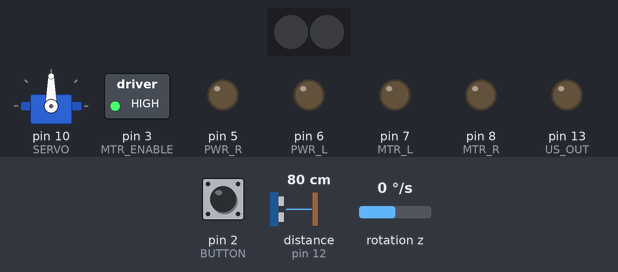
A sketch run on a simulated Arduino Uno, built with avr-gcc and run on an emulated ATmega328P. Shown: servo, 2 RGB LEDs in strip order, left to right, switched loads named in the sketch (green lamp = pin HIGH), output pins drawn as LEDs (lit = HIGH). Wiring (inferred from the names in the program): MPU-6050 motion sensor at I2C address 0x68. Dashed ring = blinking. The test bench sets the inputs (shaded band); at power-on: pin 2 (BUTTON) HIGH, distance to the obstacle (sensor on pin 12) 80 cm, rotation z 0 °/s. The echo pulse lasts 58.3 µs per cm; dim RGB values are drawn brighter than linear; random numbers use the default seed unless the sketch sets one; what the sketch prints to the serial monitor is not drawn.

Above: at 0.8 s.
0.9 s: pin 2 (BUTTON) pulled LOW for 0.15 s
At 3.7 s:
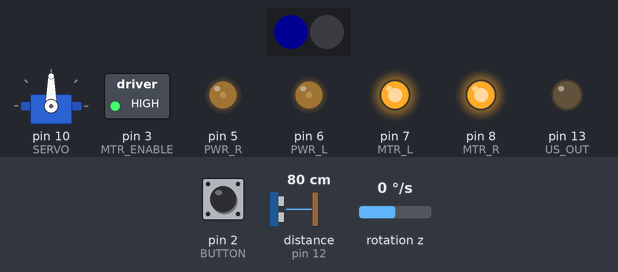
4.0 s: distance to the obstacle (sensor on pin 12) set to 200 cm
5.5 s: distance to the obstacle (sensor on pin 12) set to 207 cm
At 8.2 s:
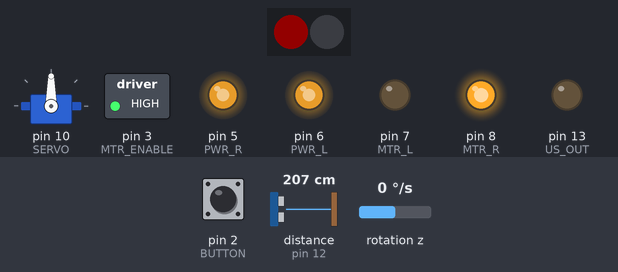
8.5 s: distance to the obstacle (sensor on pin 12) set to 35 cm
11.5 s: distance to the obstacle (sensor on pin 12) set to 17 cm
At 13.2 s:
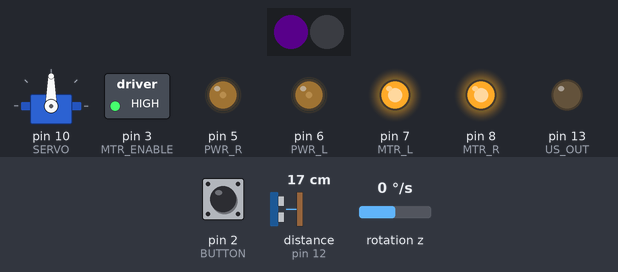
13.5 s: rotation z set to 7 °/s
At 13.87 s:
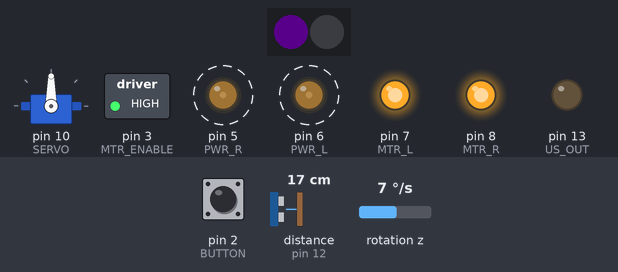
Timing chart, 0 to 17.5 s (numbered marks = the images above; inputs shaded):
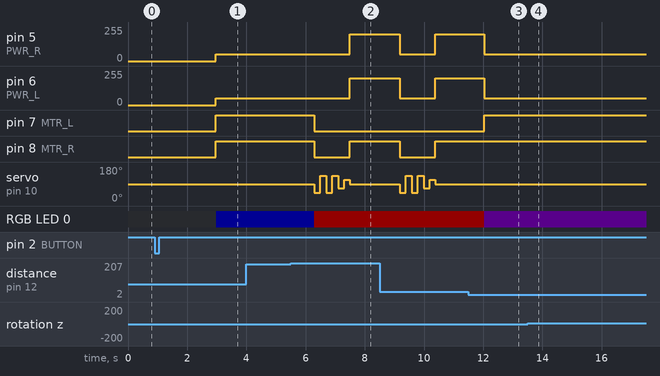

The sketch:

lab4.ino
```cpp
/*
 * CSCI 1063U - Elegoo Smart Car V4.0
 *
 * Starter Code for motor, pin, and sensor setup
 * Provided to students for use and understanding
 *
 */

#include <Wire.h>
#include <FastLED.h>
#include <Servo.h>

// ====== PIN CONSTANT VALUES ======

#define NUM_LEDS 2            // Number of LEDs on your board
#define PIN_RBGLED 4          // LED Pin
#define PWR_R 5               // Right Motor Power
#define PWR_L 6               // Left Motor Power
#define MTR_L 7               // Left Motor Control
#define MTR_R 8               // Right Motor Control
#define SERVO 10              // Servo Motor
#define MTR_ENABLE 3          // Motor Enable Pin
#define US_OUT 13             // Ultrasonic Sensor Input
#define US_IN 12              // Ultrasonic Sensor Output
#define LINE_L A2             // Left Line Tracker
#define LINE_C A1             // Center Line Tracker
#define LINE_R A0             // Right Line Tracker
#define BUTTON 2              // Push Button
#define GYRO 0x68             // Gyro Sensor Address

// --------------------------------------------
#define DISTANCE_LOOKBACK 5
#define MIN_DISTANCE 10
#define MAX_DISTANCE 20
#define BRIGHTNESS 100

#define GYRO_LOOKBACK 5
#define GYRO_EPISLION 2
// --------------------------------------------

// ====== PROGRAM CONSTANTS ======
#define SPEED_NORMAL 150
#define SPEED_TURN 100
#define LINE_THRESHOLD 900

// ====== PROGRAM VARIABLES ======
int16_t gyroZ;                // Raw gyro Z-axis reading
float gyroZOffset = 0;        // Calibration offset
float currentAngle = 0;       // Current angle in degrees
unsigned long lastTime = 0;   // Last read time
CRGB leds[NUM_LEDS];          // Current LED Color values
Servo scanServo;              // Servo


// --------------------------------------------
int state = 0;
long randNumber;

int distances[DISTANCE_LOOKBACK] = {MAX_DISTANCE};
uint8_t d_i = 0;

int angles[GYRO_LOOKBACK] = {0};
uint8_t g_i = 0;
// --------------------------------------------


// ====== LED FUNCTIONS ======
void ledOn(CRGB color) {
  leds[0] = color;
  FastLED.show();
}

void ledOff() {
  leds[0] = CRGB::Black;
  FastLED.show();
}

// ===== SERVO FUNCTIONS =====
void setServoAngle(int angle, int rest) {
  static int lastAngle = -1;
  angle = constrain(angle, 0, 180);

  rest = (rest < 0) ? 15 : rest;

  if (angle != lastAngle) {
    scanServo.write(angle);
    delay(rest);  // Allow servo to settle
    lastAngle = angle;
  }
}

void centerServo(int d) {
  setServoAngle(90, d);
}

// ====== GYRO FUNCTIONS ======
bool setupGyro() {
  Wire.begin();
  Wire.beginTransmission(GYRO);
  Wire.write(0x6B);  // PWR_MGMT_1 register
  Wire.write(0);     // Wake up MPU6050
  byte error = Wire.endTransmission();

  if (error != 0) {
    return false;
  }

  // Configure gyro sensitivity (±250 deg/s)
  Wire.beginTransmission(GYRO);
  Wire.write(0x1B);  // GYRO_CONFIG register
  Wire.write(0x00);  // ±250 deg/s
  Wire.endTransmission();

  lastTime = millis();
  return true;
}

// Calibrate gyro (robot must be stationary!)
void calibrateGyro() {
  delay(500);

  long sum = 0;
  int samples = 100;

  for (int i = 0; i < samples; i++) {
    Wire.beginTransmission(GYRO);
    Wire.write(0x47);  // GYRO_ZOUT_H register
    Wire.endTransmission(false);
    Wire.requestFrom(GYRO, 2, true);

    int16_t gz = Wire.read() << 8 | Wire.read();
    sum += gz;
    delay(10);
  }

  gyroZOffset = sum / samples;
  currentAngle = 0;
}

int16_t readGyroZ() {
  Wire.beginTransmission(GYRO);
  Wire.write(0x47);  // GYRO_ZOUT_H register
  Wire.endTransmission(false);
  Wire.requestFrom(GYRO, 2, true);

  int16_t gz = Wire.read() << 8 | Wire.read();
  return gz;
}

// MUST be called frequently (e.g., every loop iteration)
// Angle accuracy degrades if this is not called often
void updateGyroAngle() {
  unsigned long now = millis();
  float dt = (now - lastTime) / 1000.0;  // Time in seconds
  lastTime = now;

  // Read gyro
  gyroZ = readGyroZ();

  // Convert to degrees per second (sensitivity = 131 for ±250 deg/s)
  // INVERTED THE SIGN HERE to fix direction!
  float gyroRate = -((gyroZ - gyroZOffset) / 131.0);

  // Integrate to get angle
  currentAngle += gyroRate * dt;

  // Keep angle in range -180 to +180
  if (currentAngle > 180) currentAngle -= 360;
  if (currentAngle < -180) currentAngle += 360;
}

void resetAngle() {
  currentAngle = 0;
}

float getAngle() {
  return currentAngle;
}

// ===== ULTRASONIC SENSOR FUNCTIONS =====
int getDistance() {
  int validReading = 0;
  int attempts = 0;

  while (validReading == 0 && attempts < 3) {
    if (attempts > 0) delay(60);  // Only delay on retries

    digitalWrite(US_OUT, LOW);
    delayMicroseconds(2);
    digitalWrite(US_OUT, HIGH);
    delayMicroseconds(10);
    digitalWrite(US_OUT, LOW);

    long duration = pulseIn(US_IN, HIGH, 30000);
    int distance = duration * 0.034 / 2;

    if (duration > 0 && distance <= 200) {
      validReading = distance;
    }

    attempts++;
  }

  return validReading;
}

void setup() {
  // setup LED
  FastLED.addLeds<NEOPIXEL, PIN_RBGLED>(leds, NUM_LEDS);
  FastLED.setBrightness(50); // 0-255

  // Motor pins
  pinMode(PWR_R, OUTPUT);
  pinMode(PWR_L, OUTPUT);
  pinMode(MTR_L, OUTPUT);
  pinMode(MTR_R, OUTPUT);
  pinMode(MTR_ENABLE, OUTPUT);

  // Ultrasonic sensor pins
  pinMode(US_OUT, OUTPUT);
  pinMode(US_IN, INPUT);

  // Line tracking sensor pins
  pinMode(LINE_L, INPUT);
  pinMode(LINE_C, INPUT);
  pinMode(LINE_R, INPUT);

  // Button pin
  pinMode(BUTTON, INPUT_PULLUP);

  // Enable motor driver
  digitalWrite(MTR_ENABLE, HIGH);

  // Initialize serial communication
  Serial.begin(9600);

  // Initialize Servo motor
  scanServo.attach(SERVO);
  centerServo(-1);   // Center position

  // Wait for button press
  while (digitalRead(BUTTON) == HIGH) {
    Serial.println("Button not pressed");
  }

  delay(500);

  // Initialize Gyro - hard stop if failed
  if (!setupGyro()) {
    Serial.println("Failed setting up gyro...");
    ledOn(CRGB::Red);
    while (true);  // Hard stop
  }

  calibrateGyro();

  // ----------------------------------------------
  randomSeed(analogRead(0));
}

// -----------------------------------------------------------------------------------

void print(String system, String msg, int d)
{
  Serial.print("[" + system + "] " + msg + ": ");
  Serial.println(d);
}

void print_distances()
{
  Serial.print("[USS] Distances: ");
  for (int i = 0; i < DISTANCE_LOOKBACK; i++)
  {
    Serial.print(distances[i]);
    Serial.print(" ");
  }
  Serial.println();
}

void update_array(int* array, int length, uint8_t i, int value)
{
  array[i % length] = value;
}

int get_array_average(int* array, int length)
{
  int total = 0;

  for (int i = 0; i < length; i++)
  {
    total += array[i];
  }
  return total / length;
}

void reset_array(int* array, int length, int val)
{
  for (int i = 0; i < length; i++)
  {
    array[i] = val;
  }
}

CRGB get_colour(int d)
{
  if (d < MIN_DISTANCE) return CRGB(BRIGHTNESS, 0, 0);
  if (d > MAX_DISTANCE) return CRGB(0, 0, BRIGHTNESS);

  int r = -(d - MIN_DISTANCE) * BRIGHTNESS / (MAX_DISTANCE - MIN_DISTANCE) + BRIGHTNESS;
  int g = 0;
  int b = (d - MIN_DISTANCE) * BRIGHTNESS / (MAX_DISTANCE - MIN_DISTANCE);

  return CRGB( r, 0, b);
}

void move_motors(int lspeed, int rspeed)
{
  if (lspeed > 0) {
    digitalWrite(MTR_L, HIGH);
  }
  else {
    digitalWrite(MTR_L, LOW);
  }

  if (rspeed > 0) {
    digitalWrite(MTR_R, HIGH);
  }
  else {
    digitalWrite(MTR_R, LOW);
  }

  analogWrite(PWR_L, constrain(abs(lspeed), 0, 255));
  analogWrite(PWR_R, constrain(abs(rspeed), 0, 255));
}

void shake_head()
{
  setServoAngle(45, 200);
  setServoAngle(135, 200);

  setServoAngle(45, 200);
  setServoAngle(135, 200);

  setServoAngle(67.5, 200);
  setServoAngle(112, 200);

  centerServo(0);
}

void roaming()
{
  int avg_distance = 0;
  int avg_angle = 0;
  int dl = 0;
  int dr = 0;

  while (true)
  {
    updateGyroAngle();

    update_array(distances, DISTANCE_LOOKBACK, d_i++, getDistance());
    update_array(angles, GYRO_LOOKBACK, g_i++, getAngle());

    avg_distance = get_array_average(distances, DISTANCE_LOOKBACK);
    avg_angle = get_array_average(angles, GYRO_LOOKBACK);

    ledOn(get_colour(avg_distance));

    // If the angle get's off we reset so there isn't runaway addition
    if (abs(avg_angle) >= GYRO_EPISLION)
    {
      reset_array(angles, GYRO_LOOKBACK, 0);
      resetAngle();
    }

    // This is a bad way to adjust speed but for now it works
    move_motors(50 - avg_angle, 50 + avg_angle);

    if (avg_distance < MIN_DISTANCE) {
      move_motors(-50, -50);

      shake_head();

      move_motors(-200, 200);
      delay(random(500, 2500));
    }
  }
}

// STATES
// -1 TESTING PURPOSES (I'm sick and tired of the motor noises)
// 0 ROAMING
// 1 line following?

void loop()
{
  state = 0;

  switch (state)
  {
    case -1:
      break;

    case 0:
      roaming();
      break;
  }
}
```

Measured:
- the behaviour switches between 202 and 203 cm on distance to the obstacle (sensor on pin 12) (found by bisection; images 1 and 2)
- after the input at 0.9 s, pin 5 (PWR_R), pin 6 (PWR_L): 0/255 → 50/255 after 2.1 s; pin 7 (MTR_L), pin 8 (MTR_R): LOW → HIGH after 2.1 s; RGB LED 0: off → RGB(0, 0, 19) after 2.1 s
- after the input at 4.0 s, every drawn part: stays the same
- after the input at 5.5 s, pin 5 (PWR_R), pin 6 (PWR_L): 50/255 → 200/255 after 2.0 s
- after the input at 13.5 s, pin 5 (PWR_R): alternates 50/255 for 0.15 s and 49/255 for 0.15 s, starting after 0.16 s; pin 6 (PWR_L): alternates 51/255 for 0.15 s and 50/255 for 0.15 s, starting after 0.16 s
